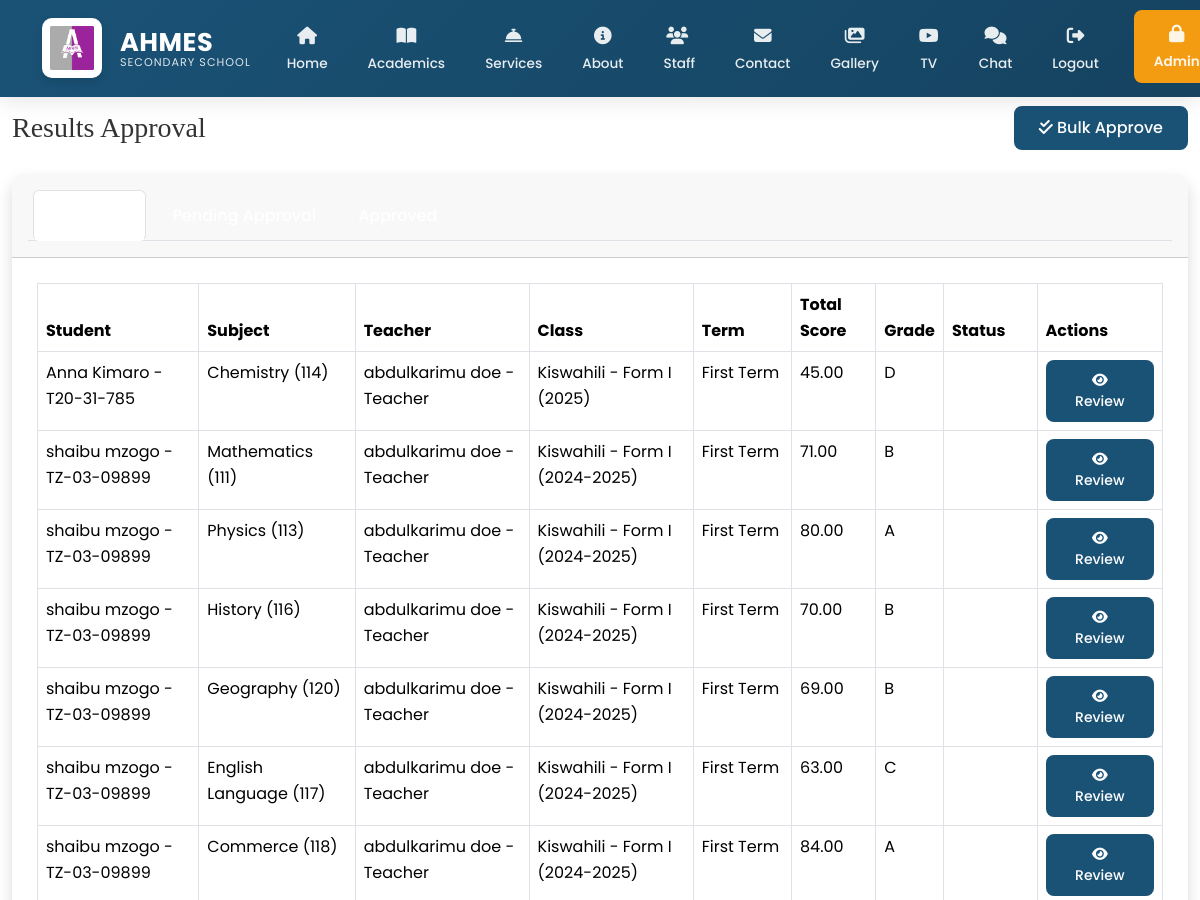
The app's page /ad/results/ (signed in, upper part), older data.
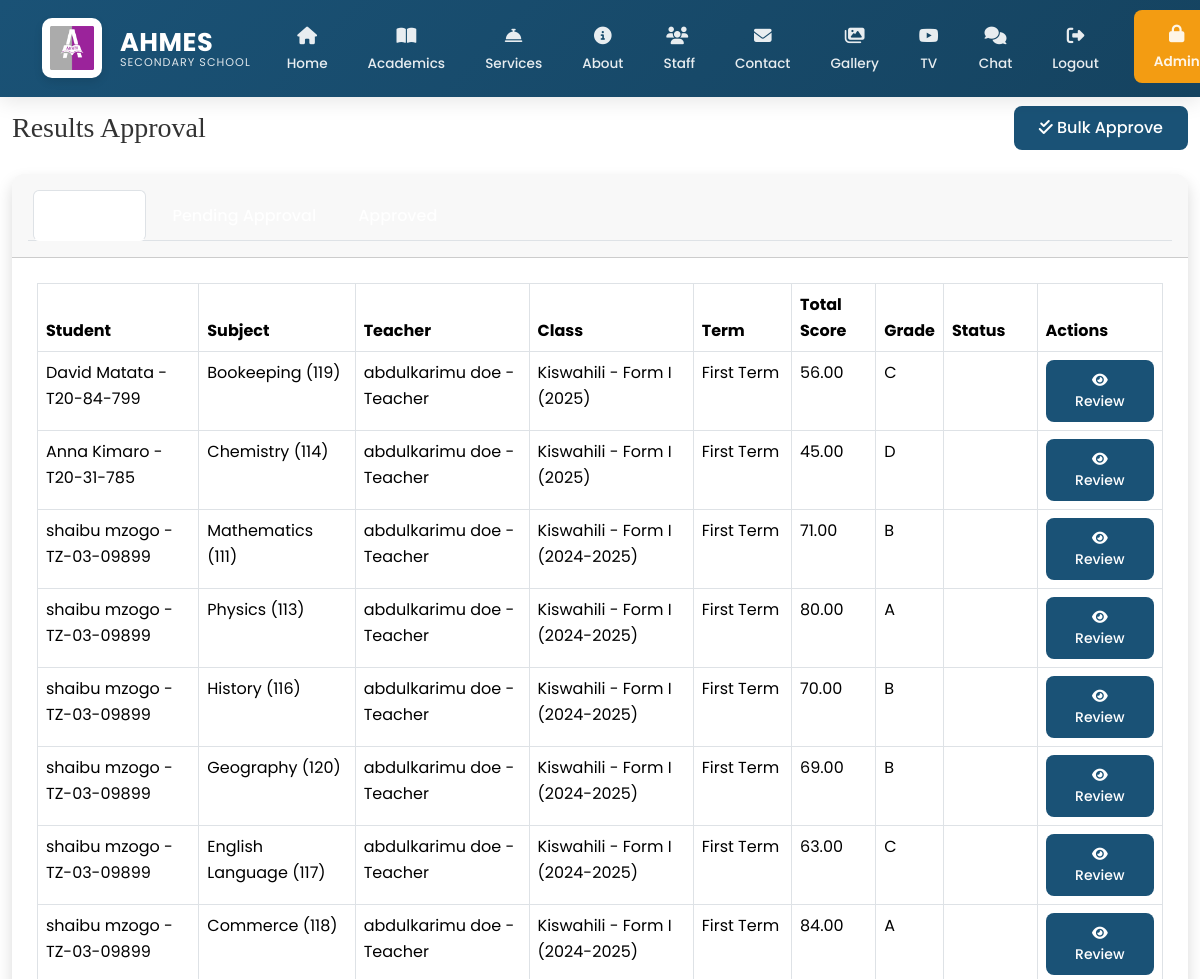
The same page, newer data.
### main/models.py (models this page shows, shortened)
class Result(models.Model):
    TERM_CHOICES = [('1','First Term'),('2','Second Term')]
    student = models.ForeignKey(Student, on_delete=models.CASCADE, related_name='results')
    subject = models.ForeignKey(Subject, on_delete=models.CASCADE)
    school_class = models.ForeignKey(SchoolClass, on_delete=models.CASCADE)
    term = models.CharField(max_length=1, choices=TERM_CHOICES)
    academic_year = models.CharField(max_length=20)
    week_number = models.PositiveSmallIntegerField()
    exam_score = models.DecimalField(max_digits=5, decimal_places=2)
    total_score = models.DecimalField(max_digits=5, decimal_places=2, editable=False)
    grade = models.CharField(max_length=2, editable=False)
    remark = models.CharField(max_length=100, editable=False)
    teacher = models.ForeignKey(StaffMember, on_delete=models.CASCADE, related_name='results_given')
    is_approved = models.BooleanField(default=False)
    approved_by = models.ForeignKey(User, null=True, blank=True, on_delete=models.SET_NULL, related_name='approved_results')
    date_approved = models.DateTimeField(null=True, blank=True)
    class Meta:
        unique_together = ('student','subject','term','academic_year','week_number')

class Student(models.Model):
    GENDER_CHOICES = [
        ('M', 'Male'),
        ('F', 'Female'),
    ]
    user = models.OneToOneField(
        User,
        on_delete=models.CASCADE,
        related_name='student_profile',
        null=True,
        blank=True
    )
    first_name = models.CharField(max_length=100)
    middle_name = models.CharField(max_length=100, blank=True)
    last_name = models.CharField(max_length=100)
    gender = models.CharField(max_length=1, choices=GENDER_CHOICES)
    date_of_birth = models.DateField()
    admission_number = models.CharField(max_length=20, unique=True)
    campus = models.ForeignKey(
        Campus,
        on_delete=models.CASCADE,
        related_name='students'
    )
    level = models.ForeignKey(
        Level,
        on_delete=models.CASCADE,
        related_name='students'
    )
    admission_date = models.DateField()
    parent = models.ForeignKey(
        Parent,
        on_delete=models.CASCADE,
        related_name='students',
        null=True,
        blank=True
    )
    profile_picture = CloudinaryField(
        'students/profile_pictures',
        folder="school/students/profile_pictures",
        transformation={'quality': 'auto:good', 'width': 300, 'height': 300, 'crop': 'fill'},
        blank=True,
        null=True
    )
    created_at = models.DateTimeField(auto_now_add=True)
    updated_at = models.DateTimeField(auto_now=True)
    def __str__(self):
        return f"{self.first_name} {self.last_name} - {self.admission_number}"
    class Meta:
        ordering = ['-created_at']
        verbose_name = 'Student'
        verbose_name_plural = 'Students'

class Subject(models.Model):
    name = models.CharField(max_length=100)
    code = models.CharField(max_length=20, unique=True)
    description = models.TextField(blank=True)
    level = models.ForeignKey(Level, on_delete=models.CASCADE, related_name='subjects')
    def __str__(self):
        return f"{self.name} ({self.code})"

class StaffMember(models.Model):
    POSITION_CHOICES = [
        ('Teacher', 'Teacher'),
        ('Administrator', 'Administrator'),
        ('Support', 'Support Staff'),
    ]
    user = models.OneToOneField(
        User,
        on_delete=models.CASCADE,
        related_name='staff_profile',
        null=True,
        blank=True
    )
    first_name = models.CharField(max_length=100)
    middle_name = models.CharField(max_length=100, blank=True)
    last_name = models.CharField(max_length=100)
    position = models.CharField(max_length=50, choices=POSITION_CHOICES)
    office_number = models.CharField(max_length=20, blank=True)
    office_location = models.CharField(max_length=200, blank=True)
    specialization = models.CharField(max_length=200)
    campus = models.ForeignKey(
        Campus,
        on_delete=models.CASCADE,
        related_name='staff_members'
    )
    phone = models.CharField(max_length=20)
    email = models.EmailField()
    joined_date = models.DateField()
    image = CloudinaryField('staff', folder="school/staff",
                          transformation={'quality': 'auto:good'})
    created_at = models.DateTimeField(auto_now_add=True)
    updated_at = models.DateTimeField(auto_now=True)
    def __str__(self):
        return f"{self.first_name} {self.last_name} - {self.position}"
    class Meta:
        ordering = ['-created_at']
        verbose_name = 'Staff Member'
        verbose_name_plural = 'Staff Members'

class SchoolClass(models.Model):
    name = models.CharField(max_length=100)
    level = models.ForeignKey(Level, on_delete=models.CASCADE)
    teacher = models.ForeignKey(StaffMember, on_delete=models.CASCADE)
    students = models.ManyToManyField(Student)
    academic_year = models.CharField(max_length=20)
    created_at = models.DateTimeField(auto_now_add=True)
    updated_at = models.DateTimeField(auto_now=True)
    def __str__(self):
        return f"{self.name} - {self.level.name} ({self.academic_year})"

class Level(models.Model):
    name = models.CharField(max_length=100)
    description = models.TextField()

### main/views.py (the view)
# urls.py: path('ad/results/', views.admin_result_dashboard, name='admin_result_dashboard'),
@login_required
@user_passes_test(is_academic_admin)
def admin_result_dashboard(request):
    status = request.GET.get('status', None)
    results = Result.objects.all()
    if status == 'pending':
        results = results.filter(is_approved=False)
        title = "Pending Approval Results"
    elif status == 'approved':
        results = results.filter(is_approved=True)
        title = "Approved Results"
    else:
        title = "All Results"
    if status == 'approved':
        results = results.order_by('-date_approved')
    else:
        results = results.order_by('-id')  # or another field you want to sort by
    paginator = Paginator(results, 25)  # Show 25 results per page
    page_number = request.GET.get('page')
    page_obj = paginator.get_page(page_number)
    return render(request, 'academics/admin_result_dashboard.html', {
        'results': page_obj,
        'title': title,
        'is_paginated': paginator.num_pages > 1,
    })

### main/context_processors.py (called while the page is built)
def admin_counts(request):
    if request.user.is_authenticated and request.user.is_admin:
        return {
            'pending_comments': Comment.objects.filter(is_approved=False).count(),
            'gallery_count': Gallery.objects.count(),
        }
    return {}

def unread_messages_count(request):
    if request.user.is_authenticated:
        count = Message.objects.filter(
            conversation__participants=request.user,
            is_read=False
        ).exclude(
            sender=request.user
        ).count()
        print(f"DEBUG: Unread messages count for {request.user}: {count}")  # Debug output
        return {'unread_messages_count': count}
    return {}

### main/models.py (called while the page is built)
    def __str__(self):
        return self.username

### main/views.py (called while the page is built)
def is_academic_admin(user):
    return user.is_authenticated and (
        user.is_admin or
        (hasattr(user, 'staff_profile') and user.staff_profile.position == 'Administrator')
    )

### main/templates/academics/admin_result_dashboard.html (shortened to what this page needs)
{% extends 'main/base.html' %}
{% load static %}
{% block content %}
<div class="container-fluid">
  <div class="d-sm-flex align-items-center justify-content-between mb-4">
    <h1 class="h3 mb-0 text-gray-800">Results Approval</h1>
    <a href="{% url 'bulk_approve_results' %}" class="btn btn-primary">
      <i class="fas fa-check-double mr-2"></i> Bulk Approve
    </a>
  </div>
  <div class="card shadow mb-4">
    <div class="card-header py-3">
      <ul class="nav nav-tabs">
        <li class="nav-item" >
          <a class="nav-link {% if not request.GET.status %}active{% endif %}"
             href="{% url 'admin_result_dashboard' %}" >
          </a>
        </li>
        <li class="nav-item">
          <a class="nav-link {% if request.GET.status == 'pending' %}active{% endif %}"
             href="{% url 'admin_result_dashboard' %}?status=pending">
          </a>
        </li>
        <li class="nav-item">
          <a class="nav-link {% if request.GET.status == 'approved' %}active{% endif %}"
             href="{% url 'admin_result_dashboard' %}?status=approved">
          </a>
        </li>
      </ul>
    </div>
    <div class="card-body">
      <div class="table-responsive">
        <table class="table table-bordered" width="100%" cellspacing="0">
          <thead>
            <tr>
              <th>Student</th>
              <th>Subject</th>
              <th>Teacher</th>
              <th>Class</th>
              <th>Term</th>
              <th>Total Score</th>
              <th>Grade</th>
              <th>Status</th>
              <th>Actions</th>
            </tr>
          </thead>
          <tbody>
            {% for result in results %}
            <tr>
              <td>{{ result.student }}</td>
              <td>{{ result.subject }}</td>
              <td>{{ result.teacher }}</td>
              <td>{{ result.school_class }}</td>
              <td>{{ result.get_term_display }}</td>
              <td>{{ result.total_score }}</td>
              <td>{{ result.grade }}</td>
              <td>
                {% if result.is_approved %}
                  <span class="badge badge-success">Approved</span>
                {% else %}
                  <span class="badge badge-warning">Pending</span>
                {% endif %}
              </td>
              <td>
                <a href="{% url 'review_result' result.id %}" class="btn btn-sm btn-primary">
                  <i class="fas fa-eye"></i> Review
                </a>
              </td>
            </tr>
            {% empty %}
            <tr>
              <td colspan="9" class="text-center">No results found</td>
            </tr>
            {% endfor %}
          </tbody>
        </table>
      </div>
    </div>
  </div>
</div>
{% endblock %}

Row changes from the older to the newer data that the page shows:
added Result: student "David Matata - T20-84-799", subject "Bookeeping (119)", teacher "abdulkarimu doe - Teacher", school_class "Kiswahili - Form I (2025)", term "First Term", total_score "56.00", grade "C"
